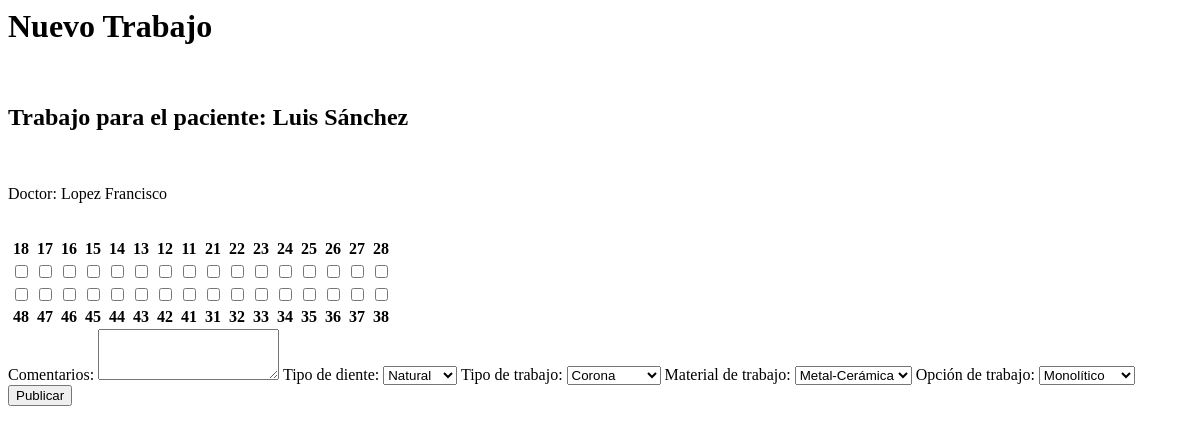
Page /add_job/1 (signed in) on the earlier database version.
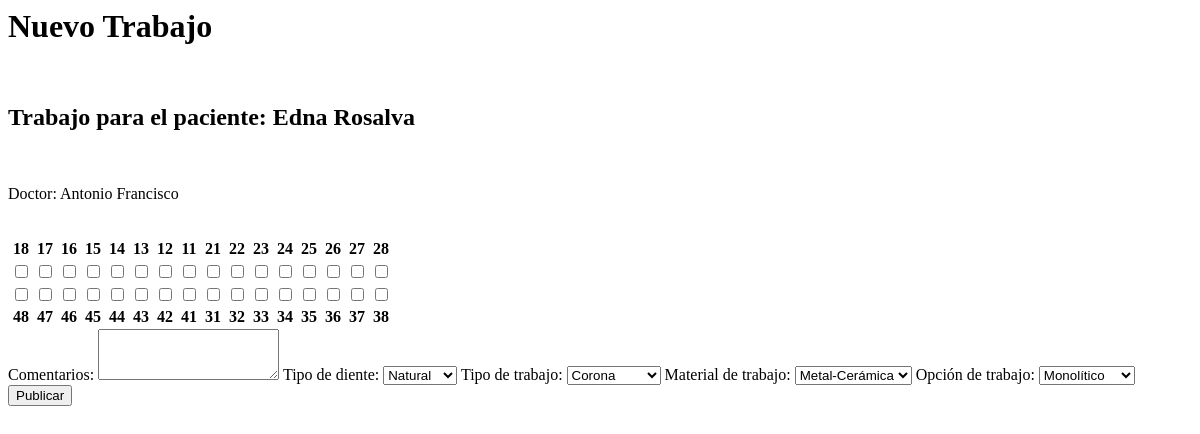
Same page on the later database version.
### tables this page shows
CREATE TABLE patients (
    id INTEGER PRIMARY KEY AUTOINCREMENT,
    doctor_id INTEGER,
    first_name  TEXT NOT NULL,
    last_name TEXT NOT NULL,
    age INTEGER NOT NULL,
    face_shape TEXT,
    basic_color TEXT,
    colorimeter TEXT,
    gum_color TEXT,
    FOREIGN KEY (doctor_id) REFERENCES doctors (id)
);

### app.py (the view, shortened to what this page needs)
@app.route('/add_job/<int:patient_id>', methods=('GET','POST'))
@login_required
def add_job(patient_id):
    JOB_TYPE_LIST = ['Corona', 'Carilla', 'Incrustación', 'Encerado']
    JOB_MATERIAL_LIST =['Metal-Cerámica', 'E-Max', 'Zirconia', 'Ceromero', 'P.M.M.A.']
    patients = get_patients(session.get("user_id"))
    patient = next((patient for patient in patients if patient['id'] == patient_id), None)
    uploaded_files_info = session.get('uploaded_files_info', [])
    if not patient:
        flash('El paciente no existe o no es válido')
        return redirect(url_for('index'))
    return render_template('add_job.html', patient=patient, job_type_list=JOB_TYPE_LIST, job_material_list=JOB_MATERIAL_LIST,uploaded_files_info=uploaded_files_info)

### helpers.py (called while the page is built)
def login_required(f):
    @wraps(f)
    def decorated_function(*args, **kwargs):
        if session.get("user_id") is None:
            return redirect("/login")
        return f(*args, **kwargs)
    return decorated_function

def get_db_connection():
    conn = sqlite3.connect('database.db')
    conn.row_factory = sqlite3.Row
    conn.execute("PRAGMA foreign_keys = ON;")  # Habilita las restricciones de clave foránea
    return conn

def get_patients(user_id):
    try:
        conny = get_db_connection()
        db = conny.cursor()
        patients = db.execute("SELECT * FROM patients WHERE doctor_id = ?", (user_id,)).fetchall()
        conny.close()
        patients = [dict(patient) for patient in patients]
        return patients
    except Exception as e:
        print(f"Error al obtener pacientes: {e}")
        return None

### templates/add_job.html (shortened to what the changed rows need)
    <h1>Nuevo Trabajo</h1>
    <h2>Trabajo para el paciente: {{ patient.first_name  }} {{ patient.last_name }}</h2>
    <p>Doctor: {{ session['user_info']['first_name'] }} {{ session['user_info']['last_name'] }}</p>
    <form method="post">
        <div class="form-group">
            <table>
                <tr>
                    <th><label for="18">18</label></th>
                    <th><label for="17">17</label></th>
                    <th><label for="16">16</label></th>
                    <th><label for="15">15</label></th>
                    <th><label for="14">14</label></th>
                    <th><label for="13">13</label></th>
                    <th><label for="12">12</label></th>
                    <th><label for="11">11</label></th>
                    <th><label for="21">21</label></th>
                    <th><label for="22">22</label></th>
                    <th><label for="23">23</label></th>
                    <th><label for="24">24</label></th>
                    <th><label for="25">25</label></th>
                    <th><label for="26">26</label></th>
                    <th><label for="27">27</label></th>
                    <th><label for="28">28</label></th>
                </tr>
                <tr>
                    <th><label for="48">48</label></th>
                    <th><label for="47">47</label></th>
                    <th><label for="46">46</label></th>
                    <th><label for="45">45</label></th>
                    <th><label for="44">44</label></th>
                    <th><label for="43">43</label></th>
                    <th><label for="42">42</label></th>
                    <th><label for="41">41</label></th>
                    <th><label for="31">31</label></th>
                    <th><label for="32">32</label></th>
                    <th><label for="33">33</label></th>
                    <th><label for="34">34</label></th>
                    <th><label for="35">35</label></th>
                    <th><label for="36">36</label></th>
                    <th><label for="37">37</label></th>
                    <th><label for="38">38</label></th>
                </tr>
            </table>
        </div>
    </form>

Differences in the rows shown:
changed patients: first_name "Luis" → "Edna"; last_name "Sánchez" → "Rosalva"
now on this page (row edited): patients: user_info.first_name "Antonio"
Other differences:
{{ session['user_info']['first_name'] }}: "Lopez" → (not shown)
